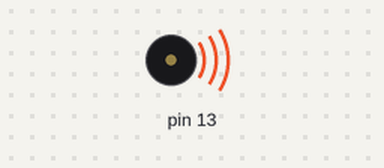
Bench run of a sketch on a simulated Arduino Uno, built with avr-gcc and run on an emulated ATmega328P. On the bench: buzzer (waves = sounding).

Above: at 0.5 s.
Timing chart, 0 to 4.6 s (numbered marks = the images above):
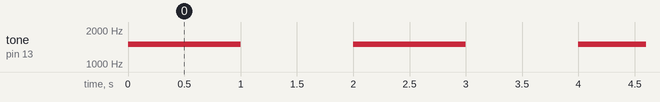

Measured:
- by itself, tone on pin 13: alternates 1500 Hz for 1.0 s and silent for 1.0 s

The sketch:

class_5_ENGR_121_Piezo_speaker.ino
```cpp
float freqC4 = 261.63;
int periodC4;
int halfC4;

void setup() {
  // put your setup code here, to run once:
  pinMode(13, OUTPUT);
  periodC4 = 1/(freqC4*1000000);
  halfC4 = periodC4/2;

}

void loop() {
  // put your main code here, to run repeatedly:
 // digitalWrite(13, HIGH); delayMicroseconds(halfC4);
 // digitalWrite(13,LOW); delayMicroseconds(halfC4);
 tone(13, 1500);
 delay(1000);
 noTone(13);
 delay (1000);

}
```
